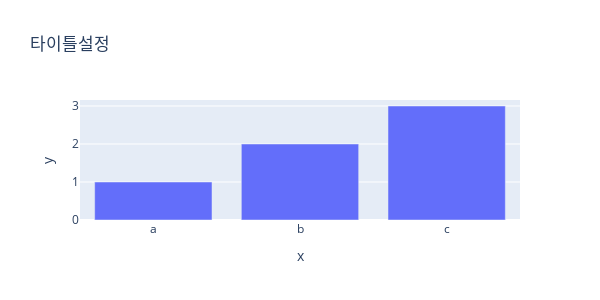

Notebook code for this chart:
### Code cell
# express
fig = px.bar(x = ["a", "b", "c"], 
             y = [1, 3, 2], width = 600, height = 300, 
             title = "타이틀 설정")
fig.show()

### Figure 1 — Plotly figure (JSON) as saved in the notebook; plotly's stock layout.template omitted (floating-point values rounded to 4 significant figures)
{"data": [{"alignmentgroup": "True", "hovertemplate": "x=%{x}<br>y=%{y}<extra></extra>", "legendgroup": "", "marker": {"color": "#636efa", "pattern": {"shape": ""}}, "name": "", "offsetgroup": "", "orientation": "v", "showlegend": false, "textposition": "auto", "type": "bar", "x": ["a", "b", "c"], "xaxis": "x", "y": [1, 2, 3], "yaxis": "y"}], "layout": {"barmode": "relative", "height": 300, "legend": {"tracegroupgap": 0}, "title": {"text": "타이틀설정"}, "width": 600, "xaxis": {"anchor": "y", "autorange": true, "domain": [0, 1], "range": [-0.5, 2.5], "title": {"text": "x"}, "type": "category"}, "yaxis": {"anchor": "x", "autorange": true, "domain": [0, 1], "range": [0, 3.158], "title": {"text": "y"}, "type": "linear"}}}
